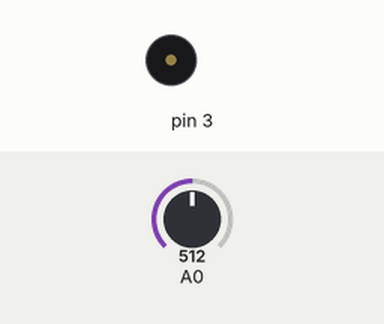
A sketch run on a simulated Arduino Uno, built with avr-gcc and run on an emulated ATmega328P. Parts: buzzer (waves = sounding). The test bench sets the inputs (shaded band); at power-on: A0 = 512.

Above: at 1.2 s.
1.3 s: A0 set to 682
2.8 s: A0 set to 712
At 3.75 s:
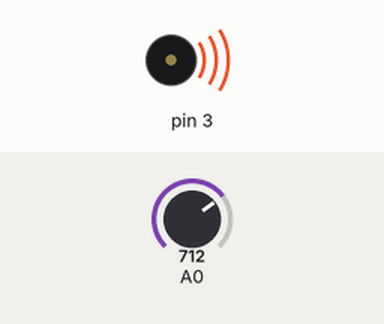
Timing chart, 0 to 11.8 s (numbered marks = the images above; inputs shaded):
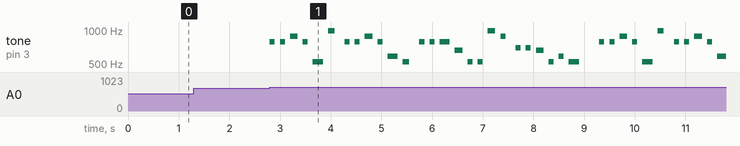

The sketch:

happy_birthday.ino
```cpp
/*************************************************
 * Public Constants
 *************************************************/

#define NOTE_B0  31
#define NOTE_C1  33
#define NOTE_CS1 35
#define NOTE_D1  37
#define NOTE_DS1 39
#define NOTE_E1  41
#define NOTE_F1  44
#define NOTE_FS1 46
#define NOTE_G1  49
#define NOTE_GS1 52
#define NOTE_A1  55
#define NOTE_AS1 58
#define NOTE_B1  62
#define NOTE_C2  65
#define NOTE_CS2 69
#define NOTE_D2  73
#define NOTE_DS2 78
#define NOTE_E2  82
#define NOTE_F2  87
#define NOTE_FS2 93
#define NOTE_G2  98
#define NOTE_GS2 104
#define NOTE_A2  110
#define NOTE_AS2 117
#define NOTE_B2  123
#define NOTE_C3  131
#define NOTE_CS3 139
#define NOTE_D3  147
#define NOTE_DS3 156
#define NOTE_E3  165
#define NOTE_F3  175
#define NOTE_FS3 185
#define NOTE_G3  196
#define NOTE_GS3 208
#define NOTE_A3  220
#define NOTE_AS3 233
#define NOTE_B3  247
#define NOTE_C4  262
#define NOTE_CS4 277
#define NOTE_D4  294
#define NOTE_DS4 311
#define NOTE_E4  330
#define NOTE_F4  349
#define NOTE_FS4 370
#define NOTE_G4  392
#define NOTE_GS4 415
#define NOTE_A4  440
#define NOTE_AS4 466
#define NOTE_B4  494
#define NOTE_C5  523
#define NOTE_CS5 554
#define NOTE_D5  587
#define NOTE_DS5 622
#define NOTE_E5  659
#define NOTE_F5  698
#define NOTE_FS5 740
#define NOTE_G5  784
#define NOTE_GS5 831
#define NOTE_A5  880
#define NOTE_AS5 932
#define NOTE_B5  988
#define NOTE_C6  1047
#define NOTE_CS6 1109
#define NOTE_D6  1175
#define NOTE_DS6 1245
#define NOTE_E6  1319
#define NOTE_F6  1397
#define NOTE_FS6 1480
#define NOTE_G6  1568
#define NOTE_GS6 1661
#define NOTE_A6  1760
#define NOTE_AS6 1865
#define NOTE_B6  1976
#define NOTE_C7  2093
#define NOTE_CS7 2217
#define NOTE_D7  2349
#define NOTE_DS7 2489
#define NOTE_E7  2637
#define NOTE_F7  2794
#define NOTE_FS7 2960
#define NOTE_G7  3136
#define NOTE_GS7 3322
#define NOTE_A7  3520
#define NOTE_AS7 3729
#define NOTE_B7  3951
#define NOTE_C8  4186
#define NOTE_CS8 4435
#define NOTE_D8  4699
#define NOTE_DS8 4978


void setup()
{
  pinMode(3, OUTPUT);
}

void doNote(int note, int duration=100)
{
  tone(3, note);
  delay(duration);
  noTone(3);
  delay(100);
}

const int LIGHT_LEVEL = 700;

void loop()
{
  if (analogRead(A0) < LIGHT_LEVEL) {
    return;
  }
  doNote(NOTE_G5);
  doNote(NOTE_G5);
  doNote(NOTE_A5, 150);
  doNote(NOTE_G5);
  doNote(NOTE_C5, 200);
  doNote(NOTE_B5, 125);
  if (analogRead(A0) < LIGHT_LEVEL) {
    return;
  }
  delay(100);
  doNote(NOTE_G5);
  doNote(NOTE_G5);
  doNote(NOTE_A5, 150);
  doNote(NOTE_G5);
  doNote(NOTE_D5, 200);
  doNote(NOTE_C5, 125);
  if (analogRead(A0) < LIGHT_LEVEL) {
    return;
  }
  delay(100);
  doNote(NOTE_G5);
  doNote(NOTE_G5);
  doNote(NOTE_G5, 200);
  doNote(NOTE_E5, 150);
  doNote(NOTE_C5);
  doNote(NOTE_C5);
  doNote(NOTE_B5, 150);
  doNote(NOTE_A5);
  if (analogRead(A0) < LIGHT_LEVEL) {
    return;
  }
  delay(100);
  doNote(NOTE_F5);
  doNote(NOTE_F5);
  doNote(NOTE_E5, 150);
  doNote(NOTE_C5);
  doNote(NOTE_D5);
  doNote(NOTE_C5, 200);
  delay(100);
  delay(200);
}
```

Measured:
- the behaviour switches between 699 and 700 on A0 (found by bisection; images 0 and 1)
- after the input at 1.3 s, every drawn part: stays the same
- after the input at 2.8 s, tone on pin 3: plays 784 Hz for 0.10 s, 784 Hz for 0.10 s, 880 Hz for 0.15 s, 784 Hz for 0.10 s, 523 Hz for 0.20 s, 988 Hz for 0.13 s … (37 notes in this stretch), starting at once
